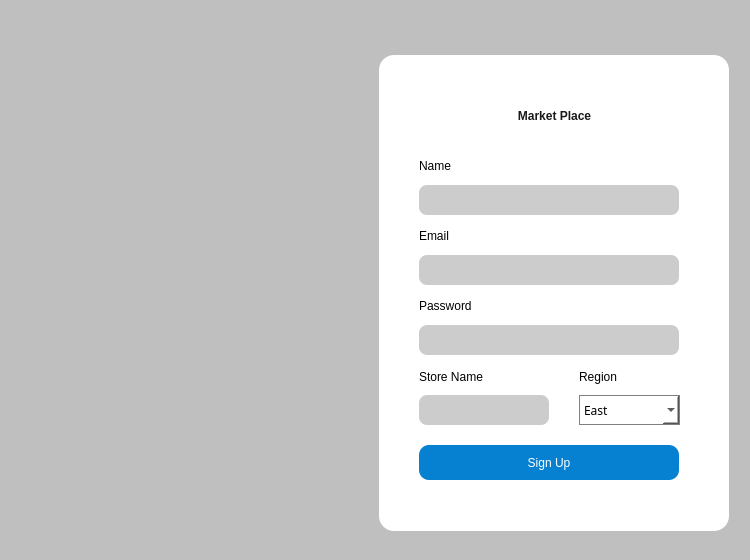
<?xml version="1.0" encoding="UTF-8"?>
<ui version="4.0">
 <class>Dialog</class>
 <widget class="QDialog" name="Dialog">
  <property name="geometry">
   <rect>
    <x>0</x>
    <y>0</y>
    <width>750</width>
    <height>560</height>
   </rect>
  </property>
  <property name="windowTitle">
   <string>Dialog</string>
  </property>
  <widget class="QWidget" name="widget" native="true">
   <property name="geometry">
    <rect>
     <x>0</x>
     <y>0</y>
     <width>750</width>
     <height>560</height>
    </rect>
   </property>
   <property name="styleSheet">
    <string notr="true">QWidget#widget{
background-color: rgba(0,0,0,0.2);}</string>
   </property>
   <widget class="QWidget" name="widget_2" native="true">
    <property name="geometry">
     <rect>
      <x>0</x>
      <y>0</y>
      <width>350</width>
      <height>560</height>
     </rect>
    </property>
    <widget class="QLabel" name="label">
     <property name="geometry">
      <rect>
       <x>0</x>
       <y>0</y>
       <width>351</width>
       <height>560</height>
      </rect>
     </property>
     <property name="text">
      <string/>
     </property>
     <property name="pixmap">
      <pixmap>../images/vector.jpg</pixmap>
     </property>
     <property name="scaledContents">
      <bool>true</bool>
     </property>
    </widget>
   </widget>
   <widget class="QWidget" name="widget_3" native="true">
    <property name="geometry">
     <rect>
      <x>379</x>
      <y>55</y>
      <width>350</width>
      <height>476</height>
     </rect>
    </property>
    <property name="styleSheet">
     <string notr="true">QWidget#widget_3{
background-color: white;
border-radius: 15px;
font-family: calbria;
}</string>
    </property>
    <widget class="QLabel" name="label_2">
     <property name="geometry">
      <rect>
       <x>90</x>
       <y>40</y>
       <width>171</width>
       <height>41</height>
      </rect>
     </property>
     <property name="styleSheet">
      <string notr="true">font: 22pt &quot;Calibri&quot;;
color: rgba(0,0,0,0.9);
font-weight: 600;</string>
     </property>
     <property name="text">
      <string>Market Place</string>
     </property>
     <property name="alignment">
      <set>Qt::AlignCenter</set>
     </property>
    </widget>
    <widget class="QPushButton" name="signup">
     <property name="geometry">
      <rect>
       <x>40</x>
       <y>390</y>
       <width>260</width>
       <height>35</height>
      </rect>
     </property>
     <property name="styleSheet">
      <string notr="true">font: 75 17pt &quot;Calibri&quot;;
border-radius: 10px;
background-color: #0680d1;
color: white;
font-weight: 400;</string>
     </property>
     <property name="text">
      <string>Sign Up</string>
     </property>
    </widget>
    <widget class="QLabel" name="label_3">
     <property name="geometry">
      <rect>
       <x>40</x>
       <y>100</y>
       <width>61</width>
       <height>21</height>
      </rect>
     </property>
     <property name="styleSheet">
      <string notr="true">font: 16pt &quot;Calibri&quot;;
color: black;
font-weight: 400;</string>
     </property>
     <property name="text">
      <string>Name</string>
     </property>
    </widget>
    <widget class="QLabel" name="label_4">
     <property name="geometry">
      <rect>
       <x>40</x>
       <y>170</y>
       <width>91</width>
       <height>21</height>
      </rect>
     </property>
     <property name="styleSheet">
      <string notr="true">font: 16pt &quot;Calibri&quot;;
color: black;
font-weight: 400;</string>
     </property>
     <property name="text">
      <string>Email</string>
     </property>
    </widget>
    <widget class="QLabel" name="label_5">
     <property name="geometry">
      <rect>
       <x>40</x>
       <y>240</y>
       <width>91</width>
       <height>21</height>
      </rect>
     </property>
     <property name="styleSheet">
      <string notr="true">font: 16pt &quot;Calibri&quot;;
color: black;
font-weight: 400;</string>
     </property>
     <property name="text">
      <string>Password</string>
     </property>
    </widget>
    <widget class="QLabel" name="label_6">
     <property name="geometry">
      <rect>
       <x>40</x>
       <y>310</y>
       <width>111</width>
       <height>23</height>
      </rect>
     </property>
     <property name="styleSheet">
      <string notr="true">font: 16pt &quot;Calibri&quot;;
color: black;
font-weight: 400;</string>
     </property>
     <property name="text">
      <string>Store Name</string>
     </property>
    </widget>
    <widget class="QLabel" name="label_7">
     <property name="geometry">
      <rect>
       <x>200</x>
       <y>310</y>
       <width>61</width>
       <height>23</height>
      </rect>
     </property>
     <property name="styleSheet">
      <string notr="true">font: 16pt &quot;Calibri&quot;;
color: black;
font-weight: 400;</string>
     </property>
     <property name="text">
      <string>Region</string>
     </property>
    </widget>
    <widget class="QComboBox" name="region">
     <property name="geometry">
      <rect>
       <x>200</x>
       <y>340</y>
       <width>101</width>
       <height>30</height>
      </rect>
     </property>
     <property name="styleSheet">
      <string notr="true">background-color: White;
border: 1px solid gray;
font-size: 12px;
font-family: calbria;</string>
     </property>
     <property name="currentText">
      <string>East</string>
     </property>
     <item>
      <property name="text">
       <string>East</string>
      </property>
     </item>
     <item>
      <property name="text">
       <string>West</string>
      </property>
     </item>
    </widget>
    <widget class="QLineEdit" name="name">
     <property name="geometry">
      <rect>
       <x>40</x>
       <y>130</y>
       <width>260</width>
       <height>30</height>
      </rect>
     </property>
     <property name="styleSheet">
      <string notr="true">border-radius: 8px;
background-color: rgba(0,0,0,0.2);</string>
     </property>
    </widget>
    <widget class="QLineEdit" name="email">
     <property name="geometry">
      <rect>
       <x>40</x>
       <y>200</y>
       <width>260</width>
       <height>30</height>
      </rect>
     </property>
     <property name="styleSheet">
      <string notr="true">border-radius: 8px;
background-color: rgba(0,0,0,0.2);</string>
     </property>
    </widget>
    <widget class="QLineEdit" name="password">
     <property name="geometry">
      <rect>
       <x>40</x>
       <y>270</y>
       <width>260</width>
       <height>30</height>
      </rect>
     </property>
     <property name="styleSheet">
      <string notr="true">border-radius: 8px;
background-color: rgba(0,0,0,0.2);</string>
     </property>
    </widget>
    <widget class="QLineEdit" name="store">
     <property name="geometry">
      <rect>
       <x>40</x>
       <y>340</y>
       <width>130</width>
       <height>30</height>
      </rect>
     </property>
     <property name="styleSheet">
      <string notr="true">border-radius: 8px;
background-color: rgba(0,0,0,0.2);</string>
     </property>
    </widget>
    <widget class="QLabel" name="error">
     <property name="geometry">
      <rect>
       <x>40</x>
       <y>440</y>
       <width>271</width>
       <height>20</height>
      </rect>
     </property>
     <property name="styleSheet">
      <string notr="true">color: red;</string>
     </property>
     <property name="text">
      <string/>
     </property>
    </widget>
   </widget>
  </widget>
 </widget>
 <resources/>
 <connections/>
</ui>
